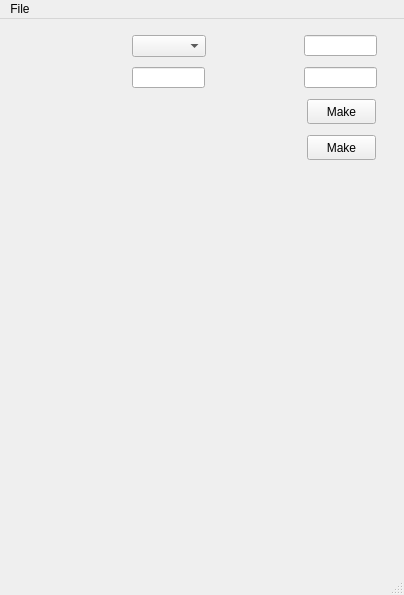
<?xml version="1.0" encoding="UTF-8"?>
<ui version="4.0">
 <class>MainWindow</class>
 <widget class="QMainWindow" name="MainWindow">
  <property name="geometry">
   <rect>
    <x>0</x>
    <y>0</y>
    <width>404</width>
    <height>595</height>
   </rect>
  </property>
  <property name="windowTitle">
   <string>MainWindow</string>
  </property>
  <widget class="QWidget" name="centralwidget">
   <widget class="QELabel" name="qelabelWFType">
    <property name="geometry">
     <rect>
      <x>28</x>
      <y>20</y>
      <width>101</width>
      <height>16</height>
     </rect>
    </property>
    <property name="alignment">
     <set>Qt::AlignRight|Qt::AlignTrailing|Qt::AlignVCenter</set>
    </property>
    <property name="variable" stdset="0">
     <string>$(P):MBBO:WF:TYPE.DESC</string>
    </property>
    <property name="variableSubstitutions" stdset="0">
     <string>P=QTPLOT</string>
    </property>
   </widget>
   <widget class="QEComboBox" name="qecombobox">
    <property name="geometry">
     <rect>
      <x>132</x>
      <y>16</y>
      <width>74</width>
      <height>22</height>
     </rect>
    </property>
    <property name="variable" stdset="0">
     <string>$(P):MBBO:WF:TYPE</string>
    </property>
    <property name="variableSubstitutions" stdset="0">
     <string>P=QTPLOT</string>
    </property>
    <property name="subscribe">
     <bool>true</bool>
    </property>
   </widget>
   <widget class="QELabel" name="qelabelMin">
    <property name="geometry">
     <rect>
      <x>28</x>
      <y>52</y>
      <width>101</width>
      <height>16</height>
     </rect>
    </property>
    <property name="alignment">
     <set>Qt::AlignRight|Qt::AlignTrailing|Qt::AlignVCenter</set>
    </property>
    <property name="variable" stdset="0">
     <string>$(P):LO:MIN.DESC</string>
    </property>
    <property name="variableSubstitutions" stdset="0">
     <string>P=QTPLOT</string>
    </property>
   </widget>
   <widget class="QELineEdit" name="qelineedit">
    <property name="geometry">
     <rect>
      <x>132</x>
      <y>48</y>
      <width>73</width>
      <height>21</height>
     </rect>
    </property>
    <property name="variable" stdset="0">
     <string>$(P):LO:MIN</string>
    </property>
    <property name="variableSubstitutions" stdset="0">
     <string>P=QTPLOT</string>
    </property>
   </widget>
   <widget class="QELabel" name="qelabelMax">
    <property name="geometry">
     <rect>
      <x>220</x>
      <y>20</y>
      <width>80</width>
      <height>16</height>
     </rect>
    </property>
    <property name="alignment">
     <set>Qt::AlignRight|Qt::AlignTrailing|Qt::AlignVCenter</set>
    </property>
    <property name="variable" stdset="0">
     <string>$(P):LO:MAX.DESC</string>
    </property>
    <property name="variableSubstitutions" stdset="0">
     <string>P=QTPLOT</string>
    </property>
   </widget>
   <widget class="QELineEdit" name="qelineedit_2">
    <property name="geometry">
     <rect>
      <x>304</x>
      <y>16</y>
      <width>73</width>
      <height>21</height>
     </rect>
    </property>
    <property name="variable" stdset="0">
     <string>$(P):LO:MAX</string>
    </property>
    <property name="variableSubstitutions" stdset="0">
     <string>P=QTPLOT</string>
    </property>
   </widget>
   <widget class="QELabel" name="qelabelNPTS">
    <property name="geometry">
     <rect>
      <x>220</x>
      <y>52</y>
      <width>80</width>
      <height>16</height>
     </rect>
    </property>
    <property name="alignment">
     <set>Qt::AlignRight|Qt::AlignTrailing|Qt::AlignVCenter</set>
    </property>
    <property name="variable" stdset="0">
     <string>$(P):LO:NPTS.DESC</string>
    </property>
    <property name="variableSubstitutions" stdset="0">
     <string>P=QTPLOT</string>
    </property>
   </widget>
   <widget class="QELineEdit" name="qelineedit_3">
    <property name="geometry">
     <rect>
      <x>304</x>
      <y>48</y>
      <width>73</width>
      <height>21</height>
     </rect>
    </property>
    <property name="variable" stdset="0">
     <string>$(P):LO:NPTS</string>
    </property>
    <property name="variableSubstitutions" stdset="0">
     <string>P=QTPLOT</string>
    </property>
   </widget>
   <widget class="QEPushButton" name="qebushbutton">
    <property name="geometry">
     <rect>
      <x>307</x>
      <y>80</y>
      <width>69</width>
      <height>25</height>
     </rect>
    </property>
    <property name="text">
     <string>Make</string>
    </property>
    <property name="variable" stdset="0">
     <string>$(P):ASUB:WAVEFORMS.PROC</string>
    </property>
    <property name="variableSubstitutions" stdset="0">
     <string>P=QTPLOT</string>
    </property>
    <property name="subscribe">
     <bool>false</bool>
    </property>
   </widget>
   <widget class="QBitStatus" name="qbitstatus">
    <property name="geometry">
     <rect>
      <x>332</x>
      <y>212</y>
      <width>12</width>
      <height>96</height>
     </rect>
    </property>
    <property name="value">
     <number>150</number>
    </property>
    <property name="Orientation">
     <enum>QBitStatus::LSB_On_Top</enum>
    </property>
   </widget>
   <widget class="QEBitStatus" name="qebitstatus">
    <property name="geometry">
     <rect>
      <x>364</x>
      <y>212</y>
      <width>12</width>
      <height>96</height>
     </rect>
    </property>
    <property name="value">
     <number>15</number>
    </property>
    <property name="Orientation">
     <enum>QBitStatus::LSB_On_Bottom</enum>
    </property>
    <property name="variable" stdset="0">
     <string>QTPLOT:MBBO:WF:TYPE</string>
    </property>
   </widget>
   <widget class="XYGraph" name="xygraph">
    <property name="geometry">
     <rect>
      <x>28</x>
      <y>88</y>
      <width>240</width>
      <height>160</height>
     </rect>
    </property>
    <property name="variable1" stdset="0">
     <string>QTPLOT:WF:DATA</string>
    </property>
    <property name="gridEnableMajorX" stdset="0">
     <bool>true</bool>
    </property>
    <property name="gridEnableMinorX" stdset="0">
     <bool>true</bool>
    </property>
    <property name="gridEnableMajorY" stdset="0">
     <bool>true</bool>
    </property>
    <property name="gridEnableMinorY" stdset="0">
     <bool>true</bool>
    </property>
    <property name="backgroundColor">
     <color>
      <red>191</red>
      <green>200</green>
      <blue>212</blue>
     </color>
    </property>
   </widget>
   <widget class="ImageFrame" name="imageframe">
    <property name="geometry">
     <rect>
      <x>16</x>
      <y>272</y>
      <width>293</width>
      <height>213</height>
     </rect>
    </property>
    <property name="pixmap">
     <pixmap>21.png</pixmap>
    </property>
   </widget>
   <widget class="QEPushButton" name="qebushbutton_2">
    <property name="geometry">
     <rect>
      <x>307</x>
      <y>116</y>
      <width>69</width>
      <height>25</height>
     </rect>
    </property>
    <property name="text">
     <string>Make</string>
    </property>
    <property name="variable" stdset="0">
     <string>$(P):ASUB:WAVEFORMS.PROC</string>
    </property>
    <property name="variableSubstitutions" stdset="0">
     <string>P=QTPLOT</string>
    </property>
   </widget>
  </widget>
  <widget class="QMenuBar" name="menubar">
   <property name="geometry">
    <rect>
     <x>0</x>
     <y>0</y>
     <width>404</width>
     <height>20</height>
    </rect>
   </property>
   <widget class="QMenu" name="menuQuit">
    <property name="title">
     <string>File</string>
    </property>
    <addaction name="actionQuit"/>
   </widget>
   <addaction name="menuQuit"/>
  </widget>
  <widget class="QStatusBar" name="statusbar"/>
  <action name="actionFile">
   <property name="text">
    <string>File</string>
   </property>
  </action>
  <action name="actionQuit">
   <property name="text">
    <string>Quit</string>
   </property>
  </action>
 </widget>
 <customwidgets>
  <customwidget>
   <class>ImageFrame</class>
   <extends>QWidget</extends>
   <header>imageframe.h</header>
  </customwidget>
  <customwidget>
   <class>XYGraph</class>
   <extends>QFrame</extends>
   <header>xygraph.h</header>
   <container>1</container>
  </customwidget>
  <customwidget>
   <class>QELabel</class>
   <extends>QLabel</extends>
   <header>QELabel.h</header>
  </customwidget>
  <customwidget>
   <class>QELineEdit</class>
   <extends>QLineEdit</extends>
   <header>QELineEdit.h</header>
  </customwidget>
  <customwidget>
   <class>QEPushButton</class>
   <extends>QPushButton</extends>
   <header>QEPushButton.h</header>
  </customwidget>
  <customwidget>
   <class>QEComboBox</class>
   <extends>QComboBox</extends>
   <header>QEComboBox.h</header>
  </customwidget>
  <customwidget>
   <class>QEBitStatus</class>
   <extends>QBitStatus</extends>
   <header>QEBitStatus.h</header>
  </customwidget>
  <customwidget>
   <class>QBitStatus</class>
   <extends>QWidget</extends>
   <header>QBitStatus.h</header>
  </customwidget>
 </customwidgets>
 <resources/>
 <connections/>
</ui>
